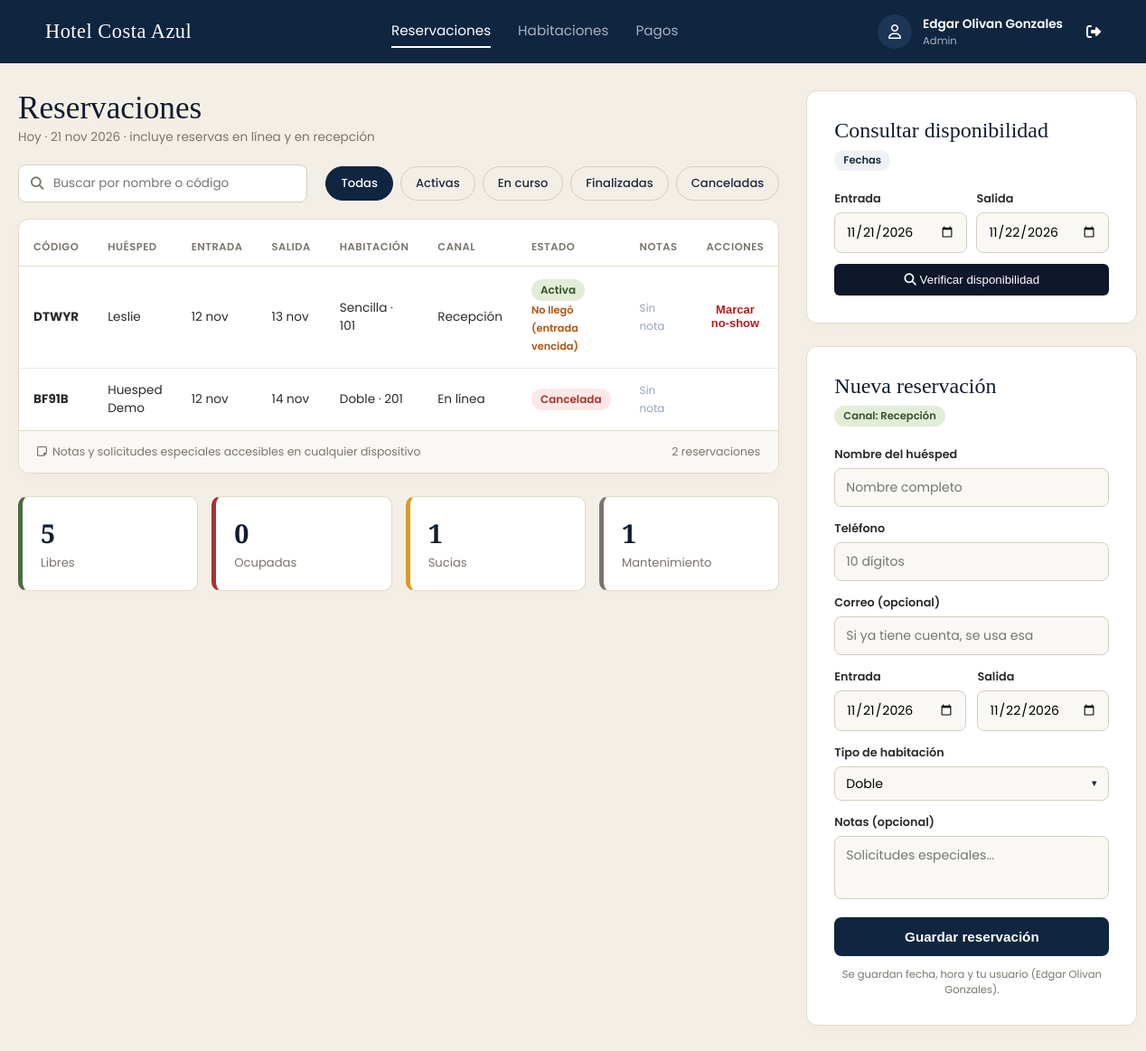
/Hotel_Recep/Recepcion/recep.php (signed in), run on the app's committed database.
### tables this page shows
CREATE TABLE `reservacion` (
  `id_reservacion` int(11) NOT NULL,
  `numero_confirmacion` varchar(5) NOT NULL,
  `fecha_entrada` date NOT NULL,
  `fecha_salida` date NOT NULL,
  `estado` varchar(20) NOT NULL DEFAULT 'Activa',
  `notas` text DEFAULT NULL,
  `fecha_registro` datetime NOT NULL DEFAULT current_timestamp(),
  `canal` varchar(20) NOT NULL,
  `id_huesped` int(11) NOT NULL,
  `id_recepcionista` int(11) DEFAULT NULL,
  `numero_habitacion` varchar(5) NOT NULL,
  `id_tarifa` int(11) NOT NULL,
  `id_politica` int(11) NOT NULL,
  `modificado_por` int(11) DEFAULT NULL,
  `fecha_modificacion` datetime DEFAULT NULL
);

CREATE TABLE `usuario` (
  `id_usuario` int(11) NOT NULL,
  `nombre` varchar(100) NOT NULL,
  `contacto` varchar(10) NOT NULL,
  `correo` varchar(80) NOT NULL,
  `password` varchar(255) NOT NULL,
  `rol` varchar(20) NOT NULL DEFAULT 'Huesped'
);

CREATE TABLE `habitacion` (
  `numero_habitacion` varchar(5) NOT NULL,
  `tipo_habitacion` varchar(30) NOT NULL,
  `estado_limpieza` varchar(20) NOT NULL,
  `disponible` tinyint(1) NOT NULL DEFAULT 1
);

### config/reservaciones.php (called while the page is built, shortened)
<?php
function fecha(string $f, bool $con_anio = false): string {
    $meses = ['ene','feb','mar','abr','may','jun','jul','ago','sep','oct','nov','dic'];
    $t = strtotime($f);
    return date('d', $t) . ' ' . $meses[date('n', $t) - 1] . ($con_anio ? ' ' . date('Y', $t) : '');
}

### Hotel_Recep/Recepcion/recep.php (the view, shortened to what this page needs)
<?php
require_once '../../config/conexion.php';
require_once '../../config/reservaciones.php';
$tipos_habitacion = $conexion->query("SELECT DISTINCT tipo_habitacion FROM habitacion ORDER BY tipo_habitacion")
                             ->fetchAll(PDO::FETCH_COLUMN);
$hoy           = date('Y-m-d');
$max_fecha_str = (new DateTime('today'))->modify('+' . MAX_DIAS_ANTICIPACION . ' days')->format('Y-m-d');
$form = [
    'nombre_huesped'  => '',
    'telefono'        => '',
    'correo'          => '',
    'fecha_entrada'   => $hoy,
    'fecha_salida'    => date('Y-m-d', strtotime('+1 day')),
    'tipo_habitacion' => $tipos_habitacion[0] ?? 'Sencilla',
    'notas'           => '',
];
$busq_entrada = trim((string) ($_GET['disp_entrada'] ?? $hoy));
$busq_salida  = trim((string) ($_GET['disp_salida'] ?? date('Y-m-d', strtotime('+1 day'))));
$reservaciones = $conexion->query("
    SELECT r.id_reservacion,
           r.numero_confirmacion AS codigo,
           u.nombre              AS nombre_huesped,
           r.fecha_entrada, r.fecha_salida,
           h.tipo_habitacion, r.numero_habitacion,
           r.canal, r.estado, r.notas,
           t.precio_noche,
           COALESCE((SELECT SUM(monto) FROM pago WHERE id_reservacion = r.id_reservacion), 0) AS total_pagado,
           p.descripcion         AS politica_descripcion,
           p.horas_anticipacion, p.cobra_primera_noche
    FROM reservacion r
    JOIN usuario u    ON u.id_usuario = r.id_huesped
    JOIN habitacion h ON h.numero_habitacion = r.numero_habitacion
    JOIN tarifa t     ON r.id_tarifa = t.id_tarifa
    LEFT JOIN politica_cancelacion p ON r.id_politica = p.id_politica
    ORDER BY r.fecha_registro DESC, r.id_reservacion DESC
    LIMIT 50
")->fetchAll(PDO::FETCH_ASSOC);
$stats = $conexion->query("
    SELECT SUM(disponible = 1 AND estado_limpieza <> 'Mantenimiento') AS libres,
           SUM(disponible = 0 AND estado_limpieza <> 'Mantenimiento') AS ocupadas,
           SUM(estado_limpieza = 'Sucia')         AS sucias,
           SUM(estado_limpieza = 'Mantenimiento') AS mantenimiento
    FROM habitacion
")->fetch(PDO::FETCH_ASSOC);
$nombre_usuario = $_SESSION['nombre'] ?? 'Recepción';
$rol_usuario    = ucfirst($_SESSION['rol'] ?? 'Recepcionista');
$min_salida_busq = date('Y-m-d', strtotime('+1 day'));
$dt_busq_ent = DateTime::createFromFormat('!Y-m-d', $busq_entrada);
if ($dt_busq_ent && $dt_busq_ent->format('Y-m-d') === $busq_entrada) {
    $min_salida_busq = (clone $dt_busq_ent)->modify('+1 day')->format('Y-m-d');
}
$min_salida_form = date('Y-m-d', strtotime('+1 day'));
$dt_form_ent = DateTime::createFromFormat('!Y-m-d', $form['fecha_entrada']);
if ($dt_form_ent && $dt_form_ent->format('Y-m-d') === $form['fecha_entrada']) {
    $min_salida_form = (clone $dt_form_ent)->modify('+1 day')->format('Y-m-d');
}
?>
<!DOCTYPE html>
<html lang="es">
<head>
  <link rel="stylesheet" href="https://cdnjs.cloudflare.com/ajax/libs/font-awesome/6.4.0/css/all.min.css">
  <link rel="stylesheet" href="recep.css">
</head>
<body>
  <header class="navbar">
    <div class="nav-brand">Hotel Costa Azul</div>
    <nav class="nav-links">
      <a href="recep.php" class="active">Reservaciones</a>
      <a href="../Habitaciones/hab.php">Habitaciones</a>
      <a href="../Pagos/pagos.php">Pagos</a>
    </nav>
    <div class="user-profile">
      <div class="user-avatar"><i class="fa-regular fa-user"></i></div>
      <div class="user-info">
        <span class="user-name"><?php echo htmlspecialchars($nombre_usuario, ENT_QUOTES, 'UTF-8'); ?></span>
        <span class="user-role"><?php echo htmlspecialchars($rol_usuario, ENT_QUOTES, 'UTF-8'); ?></span>
      </div>
      <a href="../../config/logout.php" title="Cerrar sesión" style="margin-left: 14px; color: inherit;"><i class="fa-solid fa-right-from-bracket"></i></a>
    </div>
  </header>
  <main class="main-container">
    <section class="left-column">
      <div class="header-title-area">
        <h1>Reservaciones</h1>
        <p>Hoy · <?php echo fecha($hoy, true); ?> · incluye reservas en línea y en recepción</p>
      </div>
      <div class="filter-toolbar">
        <div class="search-box">
          <i class="fa-solid fa-magnifying-glass"></i>
          <input type="text" id="searchInput" placeholder="Buscar por nombre o código" onkeyup="filtrarReservaciones()">
        </div>
        <div class="filter-pills">
          <button class="pill active" onclick="filtrarPorEstado('todas', this)">Todas</button>
          <button class="pill" onclick="filtrarPorEstado('activa', this)">Activas</button>
          <button class="pill" onclick="filtrarPorEstado('en curso', this)">En curso</button>
          <button class="pill" onclick="filtrarPorEstado('finalizada', this)">Finalizadas</button>
          <button class="pill" onclick="filtrarPorEstado('cancelada', this)">Canceladas</button>
        </div>
      </div>
      <div class="table-container">
        <table>
          <thead>
            <tr>
              <th>CÓDIGO</th>
              <th>HUÉSPED</th>
              <th>ENTRADA</th>
              <th>SALIDA</th>
              <th>HABITACIÓN</th>
              <th>CANAL</th>
              <th>ESTADO</th>
              <th>NOTAS</th>
              <th>ACCIONES</th>
            </tr>
          </thead>
          <tbody id="reservationsTableBody">
            <?php foreach ($reservaciones as $res): ?>
              <?php
                $estado_raw   = strtolower($res['estado']);
                $estado_class = ($estado_raw === 'cancelada') ? 'cancelled' : (($estado_raw === 'finalizada') ? 'finalized' : 'active');
                $nota_texto   = $res['notas'] ?? '';
                $es_noshow_fila = ($estado_raw === 'activa' && $res['fecha_entrada'] < $hoy);
              ?>
              <tr class="res-row" data-estado="<?php echo htmlspecialchars($estado_raw, ENT_QUOTES, 'UTF-8'); ?>">
                <td><b><?php echo htmlspecialchars($res['codigo'], ENT_QUOTES, 'UTF-8'); ?></b></td>
                <td class="guest-cell"><?php echo htmlspecialchars($res['nombre_huesped'], ENT_QUOTES, 'UTF-8'); ?></td>
                <td><?php echo fecha($res['fecha_entrada']); ?></td>
                <td><?php echo fecha($res['fecha_salida']); ?></td>
                <td><?php echo htmlspecialchars($res['tipo_habitacion'] . ' · ' . $res['numero_habitacion'], ENT_QUOTES, 'UTF-8'); ?></td>
                <td><?php echo htmlspecialchars($res['canal'], ENT_QUOTES, 'UTF-8'); ?></td>
                <td><span class="status-badge <?php echo $estado_class; ?>"><?php echo htmlspecialchars($res['estado'], ENT_QUOTES, 'UTF-8'); ?></span>
                  <?php if ($es_noshow_fila): ?><br><small class="note-noshow">No llegó (entrada vencida)</small><?php endif; ?>
                </td>
                <td>
                  <?php if (!empty($nota_texto)): ?>
                    <button type="button" class="btn-view-note" onclick="mostrarNotaModal('<?php echo htmlspecialchars($res['codigo'], ENT_QUOTES, 'UTF-8'); ?>', <?php echo htmlspecialchars(json_encode($nota_texto), ENT_QUOTES, 'UTF-8'); ?>)" style="background: #f1f5f9; border: 1px solid #cbd5e1; padding: 4px 8px; border-radius: 4px; cursor: pointer; font-size: 12px; color: #334155;" title="Ver nota">
                      <i class="fa-regular fa-note-sticky" style="color: #d97706;"></i> Ver nota
                    </button>
                  <?php else: ?>
                    <span style="color: #94a3b8; font-size: 12px;">Sin nota</span>
                  <?php endif; ?>
                </td>
                <td>
                  <?php if ($estado_raw === 'activa'): ?>
                    <div style="display: flex; flex-direction: column; align-items: flex-start; gap: 3px;">
                      <?php if ($es_noshow_fila): ?>
                      <form method="POST" class="row-form" onsubmit="return confirm('¿Marcar no-show la reservación <?php echo htmlspecialchars($res['codigo'], ENT_QUOTES, 'UTF-8'); ?>? Se retiene la primera noche ($<?php echo number_format((float) $res['precio_noche'], 2); ?>) de lo pagado y se devuelve el resto.');">
                        <button type="submit" class="btn-cancel-row btn-row-small">Marcar no-show</button>
                      </form>
                      <?php endif; ?>
                    </div>
                  <?php endif; ?>
                </td>
              </tr>
            <?php endforeach; ?>
          </tbody>
        </table>
        <div class="table-footer">
          <span class="note-legend"><i class="fa-regular fa-note-sticky"></i> Notas y solicitudes especiales accesibles en cualquier dispositivo</span>
          <span class="pagination-info"><?php echo count($reservaciones); ?> reservaciones</span>
        </div>
      </div>
      <div class="stats-grid">
        <div class="stat-card border-green">
          <span class="stat-number"><?php echo (int) $stats['libres']; ?></span>
          <span class="stat-label">Libres</span>
        </div>
        <div class="stat-card border-red">
          <span class="stat-number"><?php echo (int) $stats['ocupadas']; ?></span>
          <span class="stat-label">Ocupadas</span>
        </div>
        <div class="stat-card border-yellow">
          <span class="stat-number"><?php echo (int) $stats['sucias']; ?></span>
          <span class="stat-label">Sucias</span>
        </div>
        <div class="stat-card border-gray">
          <span class="stat-number"><?php echo (int) $stats['mantenimiento']; ?></span>
          <span class="stat-label">Mantenimiento</span>
        </div>
      </div>
    </section>
    <aside class="right-column">
      <div class="reservation-card-box" style="margin-bottom: 25px;">
        <div class="new-res-header">
          <h2>Consultar disponibilidad</h2>
          <span class="channel-badge" style="background: #eef2f7; color: #1e293b;">Fechas</span>
        </div>
        <form method="GET">
          <div class="form-row" style="display: flex; gap: 10px; margin-bottom: 12px;">
            <div class="input-group" style="flex: 1; margin-bottom: 0;">
              <label>Entrada</label>
              <input type="date" id="disp_entrada" name="disp_entrada" min="<?php echo htmlspecialchars($hoy, ENT_QUOTES, 'UTF-8'); ?>" max="<?php echo htmlspecialchars($max_fecha_str, ENT_QUOTES, 'UTF-8'); ?>" value="<?php echo htmlspecialchars($busq_entrada, ENT_QUOTES, 'UTF-8'); ?>" required>
            </div>
            <div class="input-group" style="flex: 1; margin-bottom: 0;">
              <label>Salida</label>
              <input type="date" id="disp_salida" name="disp_salida" min="<?php echo htmlspecialchars($min_salida_busq, ENT_QUOTES, 'UTF-8'); ?>" max="<?php echo htmlspecialchars($max_fecha_str, ENT_QUOTES, 'UTF-8'); ?>" value="<?php echo htmlspecialchars($busq_salida, ENT_QUOTES, 'UTF-8'); ?>" required>
            </div>
          </div>
          <button type="submit" name="buscar_disponibilidad" value="1" class="btn-search" style="width: 100%; padding: 10px; background: #0f172a; color: #fff; border: none; border-radius: 6px; cursor: pointer; font-weight: 500;">
            <i class="fa-solid fa-magnifying-glass"></i> Verificar disponibilidad
          </button>
        </form>
      </div>
      <div class="reservation-card-box">
        <div class="new-res-header">
          <h2>Nueva reservación</h2>
          <span class="channel-badge">Canal: Recepción</span>
        </div>
        <form id="newReservationForm" method="POST">
          <div class="input-group">
            <label>Nombre del huésped</label>
            <input type="text" name="nombre_huesped" maxlength="100"
                   title="Letras, partículas en minúscula (de, del, la), guiones o apóstrofos (ej. María de la Cruz, García-López, O’Neil)."
                   value="<?php echo htmlspecialchars($form['nombre_huesped'], ENT_QUOTES, 'UTF-8'); ?>" placeholder="Nombre completo" required>
          </div>
          <div class="input-group">
            <label>Teléfono</label>
            <input type="tel" name="telefono" placeholder="10 dígitos" pattern="[0-9]{10}" maxlength="10" value="<?php echo htmlspecialchars($form['telefono'], ENT_QUOTES, 'UTF-8'); ?>" required>
          </div>
          <div class="input-group">
            <label>Correo (opcional)</label>
            <input type="email" name="correo" maxlength="80" value="<?php echo htmlspecialchars($form['correo'], ENT_QUOTES, 'UTF-8'); ?>" placeholder="Si ya tiene cuenta, se usa esa">
          </div>
          <div class="form-row">
            <div class="input-group">
              <label>Entrada</label>
              <input type="date" id="form_fecha_entrada" name="fecha_entrada" min="<?php echo htmlspecialchars($hoy, ENT_QUOTES, 'UTF-8'); ?>" max="<?php echo htmlspecialchars($max_fecha_str, ENT_QUOTES, 'UTF-8'); ?>" value="<?php echo htmlspecialchars($form['fecha_entrada'], ENT_QUOTES, 'UTF-8'); ?>" required>
            </div>
            <div class="input-group">
              <label>Salida</label>
              <input type="date" id="form_fecha_salida" name="fecha_salida" min="<?php echo htmlspecialchars($min_salida_form, ENT_QUOTES, 'UTF-8'); ?>" max="<?php echo htmlspecialchars($max_fecha_str, ENT_QUOTES, 'UTF-8'); ?>" value="<?php echo htmlspecialchars($form['fecha_salida'], ENT_QUOTES, 'UTF-8'); ?>" required>
            </div>
          </div>
          <div class="input-group">
            <label>Tipo de habitación</label>
            <div class="select-wrapper">
              <select name="tipo_habitacion" required>
                <?php foreach ($tipos_habitacion as $tipo): ?>
                  <option value="<?php echo htmlspecialchars($tipo, ENT_QUOTES, 'UTF-8'); ?>" <?php echo $tipo === $form['tipo_habitacion'] ? 'selected' : ''; ?>><?php echo htmlspecialchars($tipo, ENT_QUOTES, 'UTF-8'); ?></option>
                <?php endforeach; ?>
              </select>
            </div>
          </div>
          <div class="input-group">
            <label>Notas (opcional)</label>
            <textarea name="notas" maxlength="255" placeholder="Solicitudes especiales..."><?php echo htmlspecialchars($form['notas'], ENT_QUOTES, 'UTF-8'); ?></textarea>
          </div>
          <button type="submit" class="btn-save-reservation">Guardar reservación</button>
          <p class="system-timestamp">Se guardan fecha, hora y tu usuario (<?php echo htmlspecialchars($nombre_usuario, ENT_QUOTES, 'UTF-8'); ?>).</p>
        </form>
      </div>
    </aside>
  </main>
</body>
</html>

### data on the page
reservacion: numero_confirmacion "DTWYR", id_huesped.nombre "Leslie", fecha_entrada "12 nov", fecha_salida "13 nov", numero_habitacion.tipo_habitacion "Sencilla · 101", canal "Recepción", estado "Activa", shows "No llegó (entrada vencida)"
reservacion: numero_confirmacion "BF91B", id_huesped.nombre "Huesped Demo", fecha_entrada "12 nov", fecha_salida "14 nov", numero_habitacion.tipo_habitacion "Doble · 201", canal "En línea", estado "Cancelada"

### other printed values
$nombre_usuario "Edgar Olivan Gonzales"
$rol_usuario "Admin"
count($reservaciones) "2"
$stats['libres'] "5"
$stats['ocupadas'] "0"
$stats['sucias'] "1"
$stats['mantenimiento'] "1"
form field tipo_habitacion "Doble"
